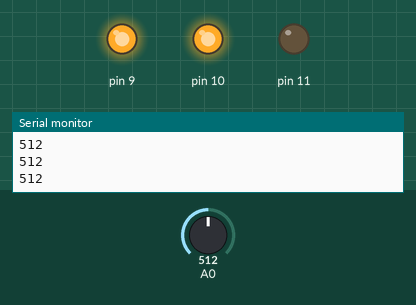
Simulated run of this sketch. Board: Arduino Uno, built with avr-gcc and run on an emulated ATmega328P. On the bench: output pins drawn as LEDs (lit = HIGH), the last lines printed to the serial monitor. The test bench sets the inputs (shaded band); at power-on: A0 = 512.

Above: at 1.2 s.
1.3 s: A0 set to 574
2.8 s: A0 set to 604
At 3.3 s:
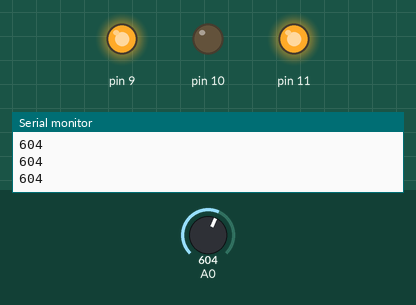
4.3 s: A0 set to 727
5.8 s: A0 set to 751
At 6.8 s:
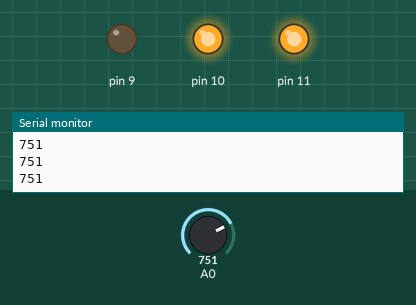
7.3 s: A0 set to 900
At 7.9 s:
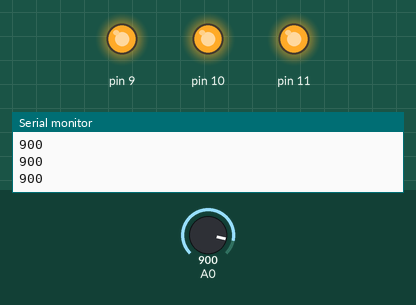
8.8 s: A0 set to 861
At 9.1 s:
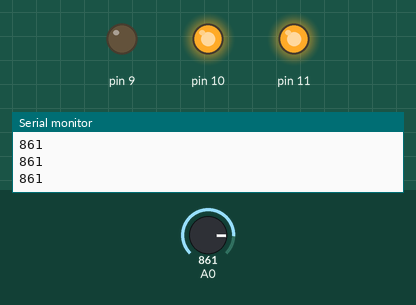
Timing chart, 0 to 11.3 s (numbered marks = the images above; inputs shaded):
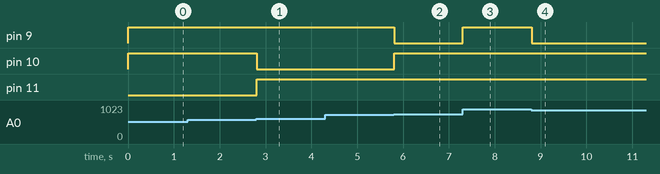

The sketch:

resistance_rgb.ino
```cpp
void setup()
{  pinMode(9, OUTPUT); //R
  pinMode(10,OUTPUT); //G
  pinMode(11,OUTPUT); //B
  Serial.begin(9600);  }

void loop()
{  Serial.println(analogRead(A0));
  int value = analogRead(A0)/4;
  if(0<=value and value< 3){
    digitalWrite(9, LOW);
    digitalWrite(10, LOW);
    digitalWrite(11, LOW);   }


  else if(3<value and value<=39){
    digitalWrite(9, HIGH);
    digitalWrite(10, LOW);
    digitalWrite(11, LOW); }

  else if(39<=value and value<=75){
    digitalWrite(9, LOW);
    digitalWrite(10, HIGH);
    digitalWrite(11, LOW);
  }
else if(75<value and value<=111){
    digitalWrite(9, LOW);
    digitalWrite(10, LOW);
    digitalWrite(11, HIGH);
  }
  else if(111<value and value<=147){
    digitalWrite(9, HIGH);
    digitalWrite(10, HIGH);
    digitalWrite(11, LOW);
  }
else if(147<value and value<=183){
    digitalWrite(9, HIGH);
    digitalWrite(10, LOW);
    digitalWrite(11, HIGH);
  }
  else if(183<value and value<=219){
    digitalWrite(9, LOW);
    digitalWrite(10, HIGH);
    digitalWrite(11, HIGH);
  }
  else {
    digitalWrite(9, HIGH);
    digitalWrite(10, HIGH);
    digitalWrite(11, HIGH);
  }

}
```

Measured:
- the behaviour switches between 591 and 592 on A0 (found by bisection; images 0 and 1)
- the behaviour switches between 735 and 736 on A0 (found by bisection; images 1 and 2)
- the behaviour switches between 880 and 879 on A0 (found by bisection; images 3 and 4)
- after the input at 2.8 s, pin 10: HIGH → LOW at once; pin 11: LOW → HIGH at once
- after the input at 5.8 s, pin 9: HIGH → LOW at once; pin 10: LOW → HIGH at once
- after the input at 7.3 s, pin 9: LOW → HIGH at once
- after the input at 8.8 s, pin 9: HIGH → LOW at once
